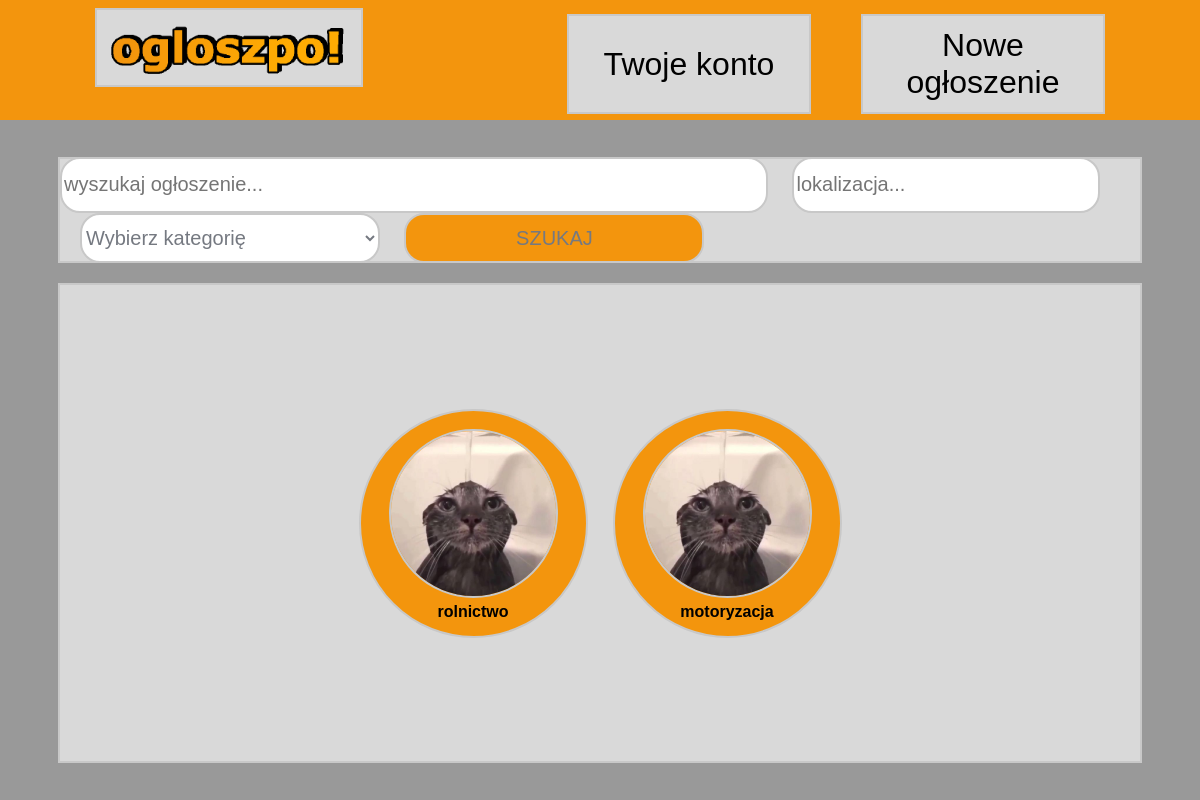
The app's page /src/mainpages/index.php, older data.
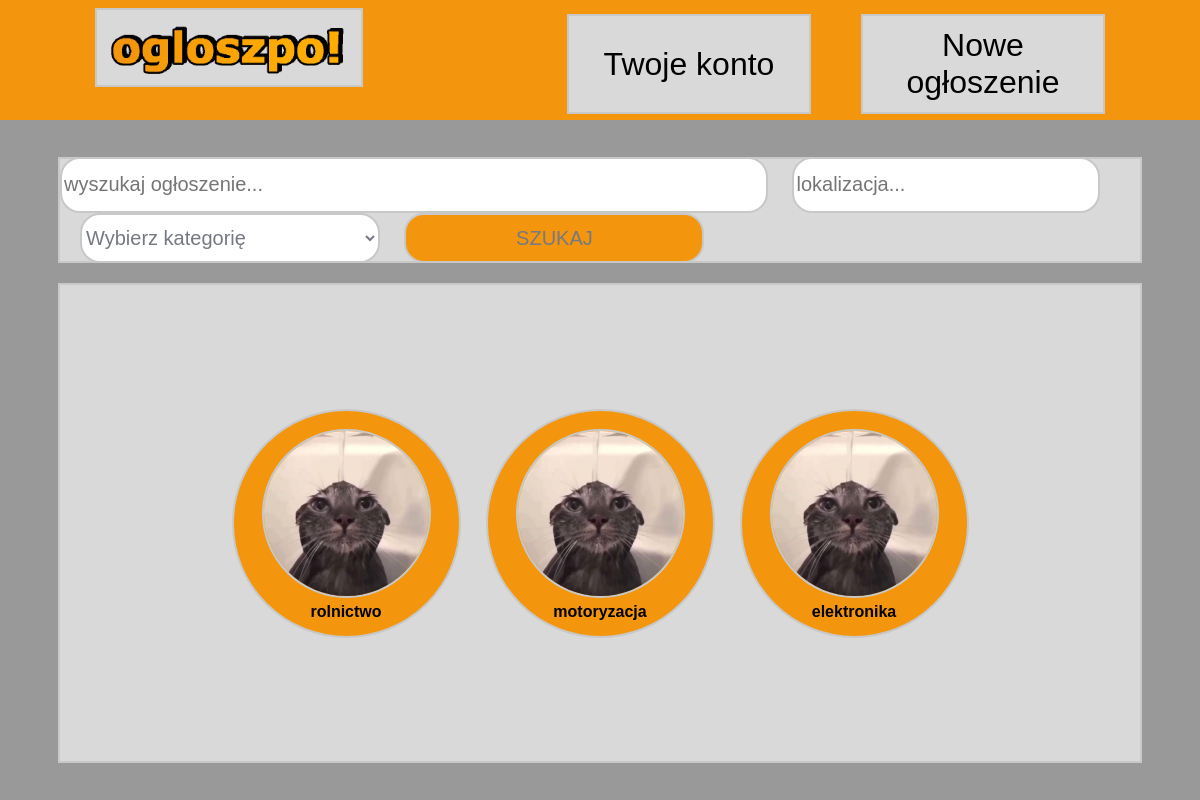
The same page, newer data.
### tables this page shows
CREATE TABLE `kategorie` (
  `id` int(11) NOT NULL,
  `nazwa` varchar(100) NOT NULL,
  `opis` text DEFAULT NULL
);

### src/mainpages/index.php (the view, shortened to what this page needs)
<!DOCTYPE html>
<html lang="pl">
<head>
    <link rel="stylesheet" href="../css/style.css">
</head>
<body>
    <?php
    include "../components/header.php";
    ?>
    <div id="content">
        <div id="search">
            <form action="search.php" method="POST">
                <input type="text" id="searchInp" name="searchInput" placeholder="wyszukaj ogłoszenie...">
                <input type="text" id="searchLoc" name="searchLocation" placeholder="lokalizacja...">
                <select id="searchCat" name="searchCategory">
                    <option value="none">Wybierz kategorię</option>
                </select>
                <input type="submit" id="searchButton" value="SZUKAJ">
            </form>
        </div>
        <div id="categories">
            <?php
            $conn = mysqli_connect('localhost', 'root', '', 'ogloszpol');
            $sql = "SELECT `id`, `nazwa`, `opis` FROM `kategorie`";
            $results = mysqli_query($conn, $sql);
            if (mysqli_num_rows($results) > 0) {
                while ($row = mysqli_fetch_assoc($results)) {
                    echo "<form action='search.php' method='POST'>";
                    echo "<input class='categorySubmit' type='submit' value=''>";
                    echo "<div class='category'>";
                    echo "<img class='categoryImg' src='../../img/pagelook/addedcategory.jpg' alt='addedCategoryImg'>";
                    echo "<h4 class='categoryTitle'>" . $row['nazwa'] . "</h4>";
                    echo "</div>";
                    echo "</form>";
                }
            }
            ?>
        </div>
    </div>
</body>
</html>

### src/components/header.php
<link rel="stylesheet" href="../css/header.css">
<div id="header">
    <a href='../mainpages/index.php'>
        <div>
            <img id="Logo" src='../../img/pagelook/ogloszpo!.png' alt='logo'>
        </div>
    </a>
    <div id="newAnnouncement">
        <a id="link" href="../../src/mainpages/newAnnouncement.php"><button id="headerButton">Nowe ogłoszenie</button></a>
    </div>
    <div id="auth">
        <a id="link" href="../../src/authpages/choose.php"><button id="headerButton">Twoje konto</button></a>
    </div>
</div>

### src/css/style.css (style rules this page uses)
body { background-color: whitesmoke; font-family: Arial, Helvetica, sans-serif; margin: 0; padding: 0; }
#content { height: 85vh; background-color: #999; display: flex; flex-direction: column; justify-content: center; align-items: center; }
#search { width: 90%; height: 15%; background-color: #d9d9d9; border: 2px solid #c8c8c8; display: flex; justify-content: center; align-items: center; margin-bottom: 20px; }
#searchInp { width: 700px; height: 50px; background-color: white; border: 2px solid #c8c8c8; border-radius: 20px; color: #757981; font-size: 125%; }
#searchLoc, #searchCat, #searchButton { width: 300px; height: 50px; background-color: white; border: 2px solid #c8c8c8; border-radius: 20px; font-size: 125%; color: #757981; margin-left: 20px; }
#searchLoc, #searchCat { margin-left: 20px; }
#searchButton { background-color: #f3950d; margin-left: 20px; }
#categories { width: 90%; height: 70%; background-color: #d9d9d9; border: 2px solid #c8c8c8; gap: 25px; display: flex; justify-content: center; align-items: center; overflow-y: scroll; }
.category { width: 225px; height: 225px; background-color: #f3950d; border: 2px solid #c8c8c8; border-radius: 100%; display: flex; flex-direction: column; justify-content: center; align-items: center; }
.categoryImg { margin-top: 25px; width: 165px; height: 165px; border: 2px solid #c8c8c8; border-radius: 100%; }
.categoryTitle { margin-top: 5px; text-align: center; }
.categorySubmit { position: absolute; width: 225px; height: 225px; border-radius: 100%; border: none; background-color: transparent; cursor: pointer; }
#link { width: 100%; height: 100%; }

### src/css/header.css (style rules this page uses)
#header { display: block; height: 15vh; background-color: #f3950d; }
#Logo { margin-left: 95px; margin-top: 8px; display: flex; justify-content: space-between; align-items: center; width: 22%; height: 88%; float: left; background-color: #d9d9d9; border: 2px #c8c8c8 solid; }
#headerButton { width: 100%; height: 100%; background-color: #d9d9d9; font-size: 200%; border: none; }
#auth, #newAnnouncement { margin-right: 95px; margin-top: 14px; display: flex; justify-content: center; align-items: center; width: 20%; height: 80%; float: right; background-color: #d9d9d9; border: 2px #c8c8c8 solid; }
#auth { margin-right: 50px; }

Row changes from the older to the newer data that the page shows:
added kategorie: nazwa "elektronika"
